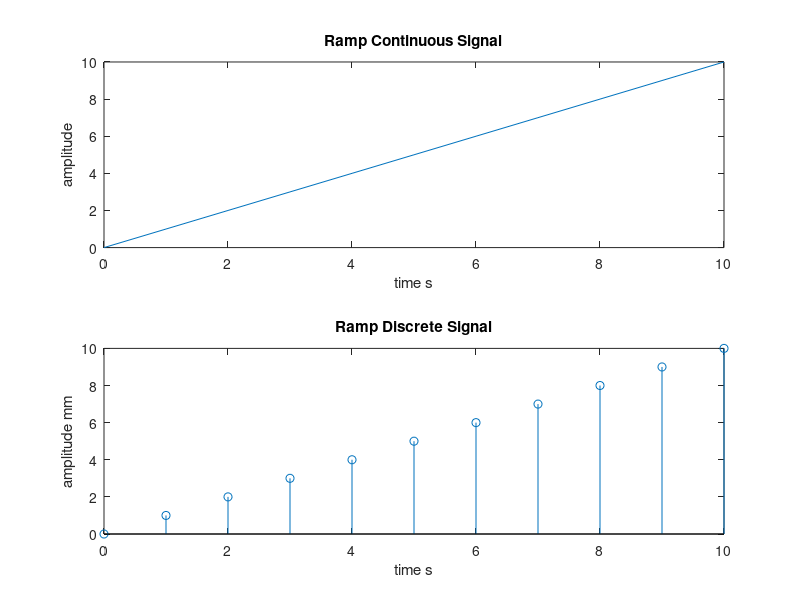

Reproduce this figure in MATLAB.
clc;
clear;
close all;

% Ramp Signal
time = 0:10;
rampSignal = time;

subplot(2, 1, 1)
plot(time, rampSignal);
xlabel('time s');
ylabel('amplitude');
title('Ramp Continuous Signal');

subplot(2, 1, 2)
stem(time, rampSignal);
xlabel('time s');
ylabel('amplitude mm');
title('Ramp Discrete Signal')
